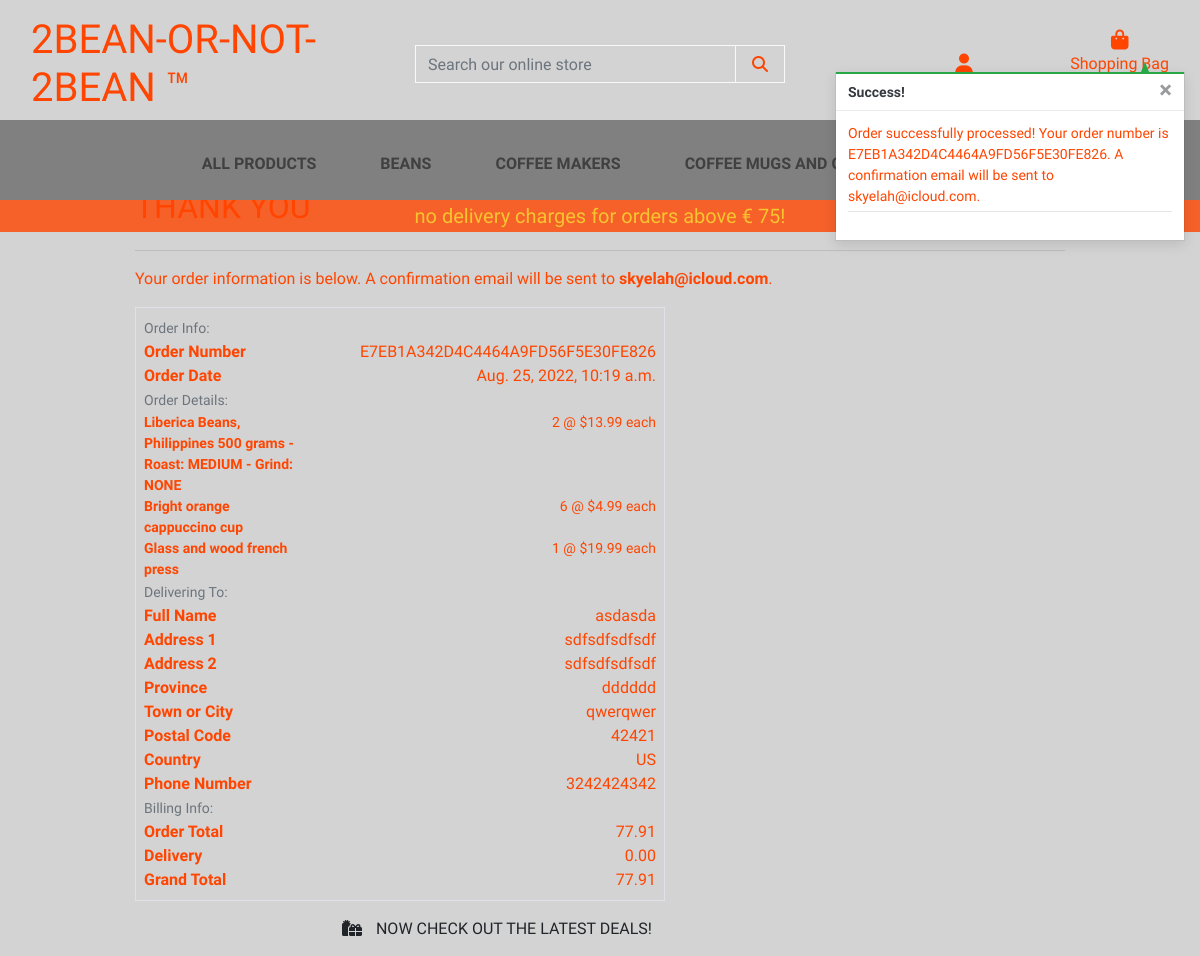
The page /checkout/checkout_success/E7EB1A342D4C4464A9FD56F5E30FE826 on the database its author committed.
### checkout/models.py (models this page shows, shortened)
class Order(models.Model):
    order_number = models.CharField(max_length=32, null=False, editable=False)
    user_profile = models.ForeignKey(UserProfile, on_delete=models.SET_NULL,
                                     null=True, blank=True, related_name='orders')
    full_name = models.CharField(max_length=50, null=False, blank=False)
    email = models.EmailField(max_length=254, null=False, blank=False)
    phone_number = models.CharField(max_length=20, null=False, blank=False)
    country = CountryField(blank_label='Country *', null=False, blank=False)
    postcode = models.CharField(max_length=20, null=True, blank=True)
    town_or_city = models.CharField(max_length=40, null=False, blank=False)
    street_address1 = models.CharField(max_length=80, null=False, blank=False)
    street_address2 = models.CharField(max_length=80, null=True, blank=True)
    province = models.CharField(max_length=80, null=True, blank=True)
    date = models.DateTimeField(auto_now_add=True)
    delivery_cost = models.DecimalField(max_digits=6, decimal_places=2, null=False, default=0)
    order_total = models.DecimalField(max_digits=10, decimal_places=2, null=False, default=0)
    grand_total = models.DecimalField(max_digits=10, decimal_places=2, null=False, default=0)
    original_bag = models.TextField(null=False, blank=False, default='')
    stripe_pid = models.CharField(max_length=254, null=False, blank=False, default='')

class OrderLineItem(models.Model):
    order = models.ForeignKey(Order, null=False, blank=False, on_delete=models.CASCADE, related_name='lineitems')
    product = models.ForeignKey(Product, null=False, blank=False, on_delete=models.CASCADE)
    product_roast = models.CharField(max_length=20, null=True, blank=True)
    product_grind = models.CharField(max_length=20, null=True, blank=True)
    quantity = models.IntegerField(null=False, blank=False, default=0)
    lineitem_total = models.DecimalField(max_digits=6, decimal_places=2, null=False, blank=False, editable=False)

### products/models.py (models this page shows, shortened)
class Product(models.Model):
    category = models.ForeignKey('Category', null=True, blank=True, on_delete=models.SET_NULL)
    sku = models.CharField(max_length=250, null=True, blank=True)
    name = models.CharField(max_length=250)
    description = models.TextField()
    is_bean = models.BooleanField(default=False, null=True, blank=True)
    price = models.DecimalField(max_digits=6, decimal_places=2)
    rating = models.DecimalField(max_digits=6, decimal_places=2, null=True, blank=True)
    image_url = models.URLField(max_length=1024, null=True, blank=True)
    image = models.ImageField(null=True, blank=True)

### checkout/views.py (the view)
# urls.py: path('checkout_success/<order_number>', views.checkout_success, name='checkout_success'),
def checkout_success(request, order_number):
    save_info = request.session.get('save_info')
    order = get_object_or_404(Order, order_number=order_number)
    messages.success(request, f'Order successfully processed! \
        Your order number is {order_number}. A confirmation \
        email will be sent to {order.email}.')
    if 'bag' in request.session:
        del request.session['bag']
    template = 'checkout/checkout_success.html'
    context = {
        'order': order,
    }
    return render(request, template, context)

### bag/contexts.py (called while the page is built, shortened)
def bag_contents(request):
    bag_items = []
    total = 0
    product_count = 0
    bag = request.session.get('bag', {})
    if total < settings.FREE_DELIVERY_THRESHOLD:
        delivery = total * Decimal(settings.STANDARD_DELIVERY_PERCENTAGE / 100)
        free_delivery_delta = settings.FREE_DELIVERY_THRESHOLD - total
    else:
        delivery = 0
        free_delivery_delta = 0
    grand_total = delivery + total
    context = {
        'bag_items': bag_items,
        'total': total,
        'product_count': product_count,
        'delivery': delivery,
        'free_delivery_delta': free_delivery_delta,
        'free_delivery_threshold': settings.FREE_DELIVERY_THRESHOLD,
        'grand_total': grand_total,
    }
    return context

### checkout/templates/checkout/checkout_success.html (shortened to what this page needs)
{% extends "base.html" %}
{% load static %}
{% block extra_css %}
    <link rel="stylesheet" href="{% static 'checkout/css/checkout.css' %}">
{% endblock %}
{% block page_header %}
    <div class="container header-container">
    </div>
{% endblock %}
{% block content %}
    <div class="overlay"></div>
    <div class="container">
        <div class="row">
            <div class="col">
                <h2 class="logo-font mb-4">Thank You</h2>
                <hr>
                <p class="text-black">Your order information is below. A confirmation email will be sent to <strong>{{ order.email }}</strong>.</p>
            </div>
        </div>
        <div class="row">
            <div class="col-12 col-lg-7">
                <div class="order-confirmation-wrapper p-2 border">
                    <div class="row">
                        <div class="col">
                            <small class="text-muted">Order Info:</small>
                        </div>
                    </div>
                    <div class="row">
                        <div class="col-12 col-md-4">
                            <p class="mb-0 text-black font-weight-bold">Order Number</p>
                        </div>
                        <div class="col-12 col-md-8 text-md-right">
                            <p class="mb-0">{{ order.order_number }}</p>
                        </div>
                    </div>
                    <div class="row">
                        <div class="col-12 col-md-4">
                            <p class="mb-0 text-black font-weight-bold">Order Date</p>
                        </div>
                        <div class="col-12 col-md-8 text-md-right">
                            <p class="mb-0">{{ order.date }}</p>
                        </div>
                    </div>
                    <div class="row">
                        <div class="col">
                            <small class="text-muted">Order Details:</small>
                        </div>
                    </div>
                    {% for item in order.lineitems.all %}
                    <div class="row">
                        <div class="col-12 col-md-4">
                            <p class="small mb-0 text-black font-weight-bold">
                                {{ item.product.name }}{% if item.product_roast %} - Roast: {{ item.product_roast|upper }} - Grind: {{ item.product_grind|upper }}{% endif %}
                            </p>
                        </div>
                        <div class="col-12 col-md-8 text-md-right">
                            <p class="small mb-0">{{ item.quantity }} @ ${{ item.product.price }} each</p>
                        </div>
                    </div>
                    {% endfor %}
                    <div class="row">
                        <div class="col">
                            <small class="text-muted">Delivering To:</small>
                        </div>
                    </div>
                    <div class="row">
                        <div class="col-12 col-md-4">
                            <p class="mb-0 text-black font-weight-bold">Full Name</p>
                        </div>
                        <div class="col-12 col-md-8 text-md-right">
                            <p class="mb-0">{{ order.full_name }}</p>
                        </div>
                    </div>
                    <div class="row">
                        <div class="col-12 col-md-4">
                            <p class="mb-0 text-black font-weight-bold">Address 1</p>
                        </div>
                        <div class="col-12 col-md-8 text-md-right">
                            <p class="mb-0">{{ order.street_address1 }}</p>
                        </div>
                    </div>
                    {% if order.street_address2 %}
                    <div class="row">
                        <div class="col-12 col-md-4">
                            <p class="mb-0 text-black font-weight-bold">Address 2</p>
                        </div>
                        <div class="col-12 col-md-8 text-md-right">
                            <p class="mb-0">{{ order.street_address1 }}</p>
                        </div>
                    </div>
                    {% endif %}
                    {% if order.province %}
                    <div class="row">
                        <div class="col-12 col-md-4">
                            <p class="mb-0 text-black font-weight-bold">Province</p>
                        </div>
                        <div class="col-12 col-md-8 text-md-right">
                            <p class="mb-0">{{ order.province }}</p>
                        </div>
                    </div>
                    {% endif %}
                    <div class="row">
                        <div class="col-12 col-md-4">
                            <p class="mb-0 text-black font-weight-bold">Town or City</p>
                        </div>
                        <div class="col-12 col-md-8 text-md-right">
                            <p class="mb-0">{{ order.town_or_city }}</p>
                        </div>
                    </div>
                    {% if order.postcode %}
                    <div class="row">
                        <div class="col-12 col-md-4">
                            <p class="mb-0 text-black font-weight-bold">Postal Code</p>
                        </div>
                        <div class="col-12 col-md-8 text-md-right">
                            <p class="mb-0">{{ order.postcode }}</p>
                        </div>
                    </div>
                    {% endif %}
                    <div class="row">
                        <div class="col-12 col-md-4">
                            <p class="mb-0 text-black font-weight-bold">Country</p>
                        </div>
                        <div class="col-12 col-md-8 text-md-right">
                            <p class="mb-0">{{ order.country }}</p>
                        </div>
                    </div>
                    <div class="row">
                        <div class="col-12 col-md-4">
                            <p class="mb-0 text-black font-weight-bold">Phone Number</p>
                        </div>
                        <div class="col-12 col-md-8 text-md-right">
                            <p class="mb-0">{{ order.phone_number }}</p>
                        </div>
                    </div>
                    <div class="row">
                        <div class="col">
                            <small class="text-muted">Billing Info:</small>
                        </div>
                    </div>
                    <div class="row">
                        <div class="col-12 col-md-4">
                            <p class="mb-0 text-black font-weight-bold">Order Total</p>
                        </div>
                        <div class="col-12 col-md-8 text-md-right">
                            <p class="mb-0">{{ order.order_total }}</p>
                        </div>
                    </div>
                    <div class="row">
                        <div class="col-12 col-md-4">
                            <p class="mb-0 text-black font-weight-bold">Delivery</p>
                        </div>
                        <div class="col-12 col-md-8 text-md-right">
                            <p class="mb-0">{{ order.delivery_cost }}</p>
                        </div>
                    </div>
                    <div class="row">
                        <div class="col-12 col-md-4">
                            <p class="mb-0 text-black font-weight-bold">Grand Total</p>
                        </div>
                        <div class="col-12 col-md-8 text-md-right">
                            <p class="mb-0">{{ order.grand_total }}</p>
                        </div>
                    </div>
                </div>
            </div>
        </div>
        <div class="row">
			<div class="col-12 col-lg-7 text-right">
				<a href="{% url 'products' %}?category=new_arrivals,deals,clearance" class="btn btn-black rounded-0 my-2">
					<span class="icon mr-2">
						<i class="fas fa-gifts"></i>
					</span>
					<span class="text-uppercase">Now check out the latest deals!</span>
				</a>
			</div>
		</div>
    </div>
{% endblock %}

### static/css/base.css (style rules this page uses)
html { height: 100%; }
body { background: url('/media/homepage_background.jpg') no-repeat center center fixed; background-size: cover; height: calc(100vh - 155px); color: orangered; font-family: 'Amita', cursive; }
.icon { align-items: center; display: inline-flex; justify-content: center; height: 1.5rem; width: 1.5rem; }
.logo-font { margin-top: 1rem; margin-bottom: 0.5rem; text-transform: uppercase; }
.overlay { height: 100%; width: 100%; top: 0; left: 0; position: fixed; background: lightgray; z-index: -1; }
@media (min-width: 1200px) { .container { max-width: 80%; } }
@media (min-width: 992px) { .header-container { padding-top: 155px; } }

### rows shown on the page
Order: email "skyelah@icloud.com", order_number "E7EB1A342D4C4464A9FD56F5E30FE826", date "Aug. 25, 2022, 10:19 a.m.", full_name "asdasda", street_address1 "sdfsdfsdfsdf", province "dddddd", town_or_city "qwerqwer", postcode "42421", country "US", phone_number "3242424342", order_total "77.91", delivery_cost "0.00", grand_total "77.91"
OrderLineItem: product.name "Liberica Beans, Philippines 500 grams", product_roast "MEDIUM", product_grind "NONE", quantity "2", product.price "13.99"
OrderLineItem: product.name "Bright orange cappuccino cup", quantity "6", product.price "4.99"
OrderLineItem: product.name "Glass and wood french press", quantity "1", product.price "19.99"

### other values the page prints
{{ free_delivery_threshold }} "75"
{{ message }} "Order successfully processed! Your order number is E7EB1A342D4C4464A9FD56F5E30FE826. A confirmation email will be sent to skyelah@icloud.com."
